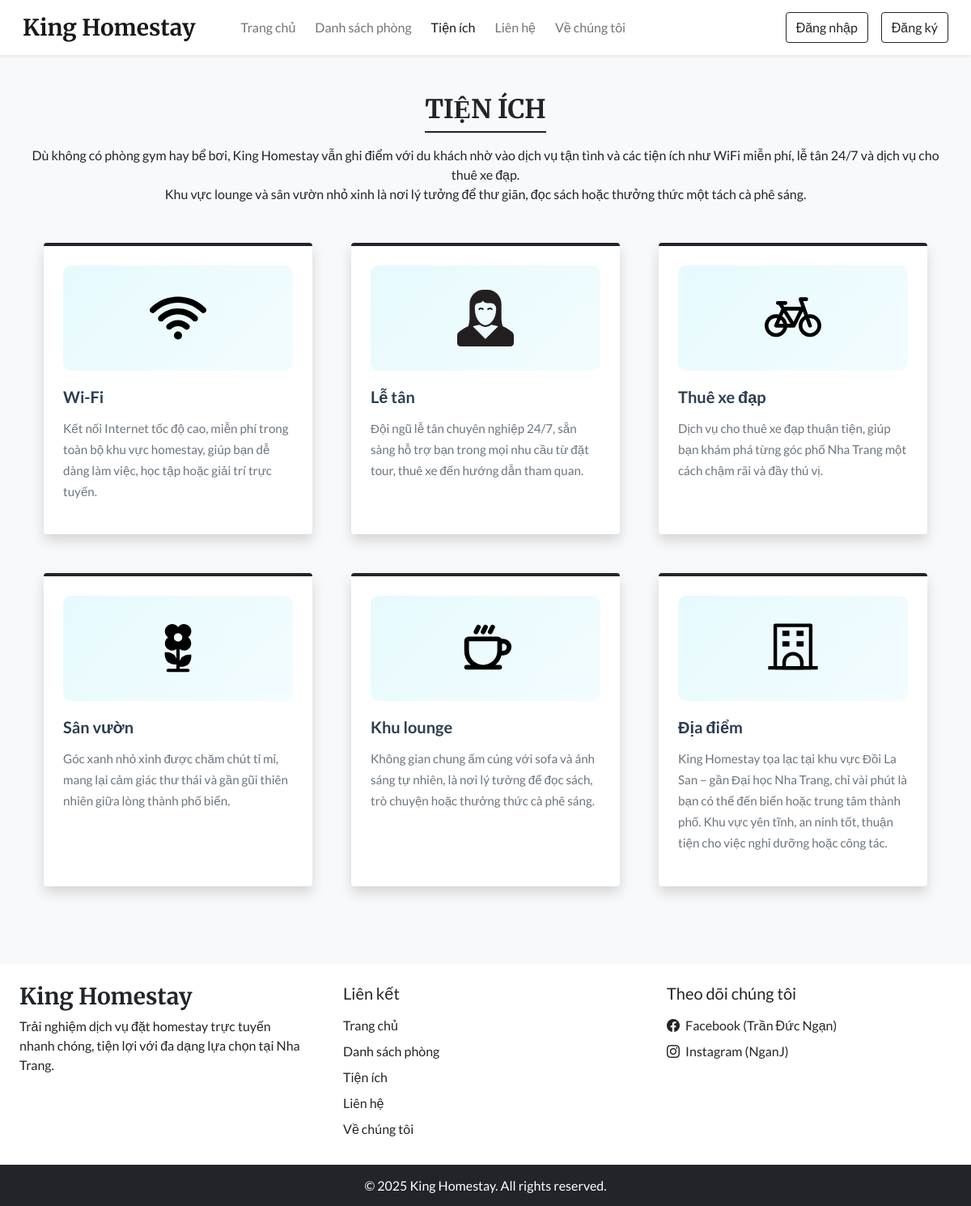
Screenshot of /facilities.php with the database file from the repository.
### tables this page shows
CREATE TABLE `settings` (
  `sr_no` int(11) NOT NULL,
  `site_title` varchar(50) NOT NULL,
  `site_about` varchar(250) NOT NULL,
  `shutdown` tinyint(1) NOT NULL
);

CREATE TABLE `facilities` (
  `id` int(11) NOT NULL,
  `icon` varchar(100) NOT NULL,
  `name` varchar(50) NOT NULL,
  `description` varchar(250) NOT NULL
);

### admin/inc/db_config.php (called while the page is built, shortened)
<?php
  function selectAll($table) {
    $con = $GLOBALS['con'];
    $res = mysqli_query($con, "SELECT * FROM $table");
    return $res;
  }
  function select($sql, $values, $datatypes) {
    $con = $GLOBALS['con'];
    if($stmt = mysqli_prepare($con, $sql)){
      mysqli_stmt_bind_param($stmt, $datatypes, ...$values);
      if(mysqli_stmt_execute($stmt)){
        $res = mysqli_stmt_get_result($stmt);
        return $res;
      }
      else{
        mysqli_stmt_close($stmt);
        die("Query cannot be executed - Execute");
      }
    }
    else{
      die("Query cannot be executed - Select");
    }
  }
?>

### facilities.php (the view, shortened to what this page needs)
<!DOCTYPE html>
<html lang="en">
<head>
  <?php require('inc/links.php'); ?>
</head>
<body class="bg-light">
  <?php require('inc/header.php'); ?>
  <div class="my-5 px-4">
    <h2 class="fw-bold h-font text-center">TIỆN ÍCH</h2>
    <div class="h-line bg-dark"></div>
    <p class="text-center mt-3">
    Dù không có phòng gym hay bể bơi, King Homestay vẫn ghi điểm với du khách nhờ vào dịch vụ tận tình và các tiện ích như WiFi miễn phí, lễ tân 24/7 và dịch vụ cho thuê xe đạp.
    <br>Khu vực lounge và sân vườn nhỏ xinh là nơi lý tưởng để thư giãn, đọc sách hoặc thưởng thức một tách cà phê sáng.
    </p>
  </div>
  <div class="container">
    <div class="row">
      <?php
        $res = selectAll('facilities');
        $path = FACILITIES_IMG_PATH;
        while($row = mysqli_fetch_assoc($res)){
          echo<<<data
            <div class="col-lg-4 col-md-6 mb-5 px-4">
              <div class="bg-white rounded shadow p-4 border-top border-4 border-dark pop facility-card">
                <div class="facility-icon-box">
                  <img src="$path$row[icon]" alt="$row[name]">
                </div>
                <h5 class="facility-title">$row[name]</h5>
                <p class="facility-description">$row[description]</p>
              </div>
            </div>
          data;
        }
      ?>
    </div>
  </div>
  <?php require('inc/footer.php'); ?>
</body>
</html>

### inc/links.php (shortened to what this page needs)
<link href="https://cdn.jsdelivr.net/npm/bootstrap@5.0.2/dist/css/bootstrap.min.css" rel="stylesheet">
<link rel="stylesheet" href="https://cdn.jsdelivr.net/npm/bootstrap-icons@1.9.1/font/bootstrap-icons.css">
<link rel="stylesheet" href="css/common.css">
<?php
  require('admin/inc/db_config.php');
  $contact_q = "SELECT * FROM `contact_details` WHERE `sr_no`=?";
  $settings_q = "SELECT * FROM `settings` WHERE `sr_no`=?";
  $values = [1];
  $contact_r = mysqli_fetch_assoc(select($contact_q,$values,'i'));
  $settings_r = mysqli_fetch_assoc(select($settings_q,$values,'i'));
?>

### inc/header.php (shortened to what this page needs)
<nav id="nav-bar" class="navbar navbar-expand-lg navbar-light bg-white px-lg-3 py-lg-2 shadow-sm sticky-top">
  <div class="container-fluid">
    <a class="navbar-brand me-5 fw-bold fs-3 h-font" href="index.php"><?php echo $settings_r['site_title'] ?></a>
    <div class="collapse navbar-collapse" id="navbarSupportedContent">
      <ul class="navbar-nav me-auto mb-2 mb-lg-0">
        <li class="nav-item">
          <a class="nav-link me-2" href="index.php">Trang chủ</a>
        </li>
        <li class="nav-item">
          <a class="nav-link me-2" href="rooms.php">Danh sách phòng</a>
        </li>
        <li class="nav-item">
          <a class="nav-link me-2" href="facilities.php">Tiện ích</a>
        </li>
        <li class="nav-item">
          <a class="nav-link me-2" href="contact.php">Liên hệ</a>
        </li>
        <li class="nav-item">
          <a class="nav-link" href="about.php">Về chúng tôi</a>
        </li>
      </ul>
      <div class="d-flex">
        <?php
          if(isset($_SESSION['login']) && $_SESSION['login']==true)
          {
            $path = USERS_IMG_PATH;
            echo<<<data
              <div class="btn-group">
                <button type="button" class="btn btn-outline-dark shadow-none dropdown-toggle" data-bs-toggle="dropdown" data-bs-display="static" aria-expanded="false">
                  <img src="$path$_SESSION[uPic]" style="width: 25px; height: 25px;" class="me-1 rounded-circle">
                  $_SESSION[uName]
                </button>
                <ul class="dropdown-menu dropdown-menu-lg-end">
                  <li><a class="dropdown-item" href="profile.php">Hồ sơ cá nhân</a></li>
                  <li><a class="dropdown-item" href="bookings.php">Lịch sử đặt phòng</a></li>
                  <li><a class="dropdown-item" href="logout.php">Đăng xuất</a></li>
                </ul>
              </div>
            data;
          }
          else
          {
            echo<<<data
              <button type="button" class="btn btn-outline-dark shadow-none me-lg-3 me-2" data-bs-toggle="modal" data-bs-target="#loginModal">
                Đăng nhập
              </button>
              <button type="button" class="btn btn-outline-dark shadow-none" data-bs-toggle="modal" data-bs-target="#registerModal">
                Đăng ký
              </button>
            data;
          }
        ?>
      </div>
    </div>
  </div>
</nav>

### inc/footer.php (shortened to what this page needs)
<div class="container-fluid bg-white mt-5">
  <div class="row">
    <div class="col-lg-4 p-4">
      <h3 class="h-font fw-bold fs-3 mb-2"><?php echo $settings_r['site_title'] ?></h3>
      <p>
        <?php echo $settings_r['site_about'] ?>
      </p>
    </div>
    <div class="col-lg-4 p-4">
      <h5 class="mb-3">Liên kết</h5>
      <a href="index.php" class="d-inline-block mb-2 text-dark text-decoration-none">Trang chủ</a> <br>
      <a href="rooms.php" class="d-inline-block mb-2 text-dark text-decoration-none">Danh sách phòng</a> <br>
      <a href="facilities.php" class="d-inline-block mb-2 text-dark text-decoration-none">Tiện ích</a> <br>
      <a href="contact.php" class="d-inline-block mb-2 text-dark text-decoration-none">Liên hệ</a> <br>
      <a href="about.php" class="d-inline-block mb-2 text-dark text-decoration-none">Về chúng tôi</a>
    </div>
    <div class="col-lg-4 p-4">
        <h5 class="mb-3">Theo dõi chúng tôi</h5>
        <a href="<?php echo $contact_r['fb'] ?>" class="d-inline-block text-dark text-decoration-none mb-2">
          <i class="bi bi-facebook me-1"></i> Facebook (Trần Đức Ngạn)
        </a><br>
        <a href="<?php echo $contact_r['insta'] ?>" class="d-inline-block text-dark text-decoration-none">
          <i class="bi bi-instagram me-1"></i> Instagram (NganJ)
        </a><br>
    </div>
  </div>
</div>
<h6 class="text-center bg-dark text-white p-3 m-0">© <?php echo date("Y"); ?> King Homestay. All rights reserved.</h6>

### css/common.css (style rules this page uses)
:root { --teal: #2D6A4F; --teal_hover: #2D6A4F; }
* { font-family: 'Lato', sans-serif; }
.h-font { font-family: 'Merriweather', serif; }
.h-line { width: 150px; margin: 0 auto; height: 1.7px; }

### facilities.php (style rules this page uses)
.facility-card { height: 100%; display: flex; flex-direction: column; }
.facility-icon-box { background: linear-gradient(135deg, rgba(13,202,240,0.1) 0%, rgba(13,202,240,0.05) 100%); padding: 30px; text-align: center; border-radius: 10px; margin-bottom: 20px; }
.facility-icon-box img { width: 70px; height: 70px; object-fit: contain; }
.facility-title { font-size: 1.25rem; font-weight: 600; margin-bottom: 15px; color: #2c3e50; }
.facility-description { color: #6c757d; line-height: 1.7; font-size: 0.95rem; }

### rows the page displays
settings: site_title "King Homestay", site_about "Trải nghiệm dịch vụ đặt homestay trực tuyến nhanh chóng, tiện lợi với đa dạng lựa chọn tại Nha Trang."
facilities: icon (picture), name "Wi-Fi", description "Kết nối Internet tốc độ cao, miễn phí trong toàn bộ khu vực homestay, giúp bạn dễ dàng làm việc, học tập hoặc giải trí trực tuyến."
facilities: icon (picture), name "Lễ tân", description "Đội ngũ lễ tân chuyên nghiệp 24/7, sẵn sàng hỗ trợ bạn trong mọi nhu cầu từ đặt tour, thuê xe đến hướng dẫn tham quan."
facilities: icon (picture), name "Thuê xe đạp", description "Dịch vụ cho thuê xe đạp thuận tiện, giúp bạn khám phá từng góc phố Nha Trang một cách chậm rãi và đầy thú vị."
facilities: icon (picture), name "Sân vườn", description "Góc xanh nhỏ xinh được chăm chút tỉ mỉ, mang lại cảm giác thư thái và gần gũi thiên nhiên giữa lòng thành phố biển."
facilities: icon (picture), name "Khu lounge", description "Không gian chung ấm cúng với sofa và ánh sáng tự nhiên, là nơi lý tưởng để đọc sách, trò chuyện hoặc thưởng thức cà phê sáng."
facilities: icon (picture), name "Địa điểm", description "King Homestay tọa lạc tại khu vực Đồi La San – gần Đại học Nha Trang, chỉ vài phút là bạn có thể đến biển hoặc trung tâm thành phố. Khu vực yên tĩnh, an ninh tốt, thuận tiện cho việc nghỉ dưỡng hoặc công tác."
